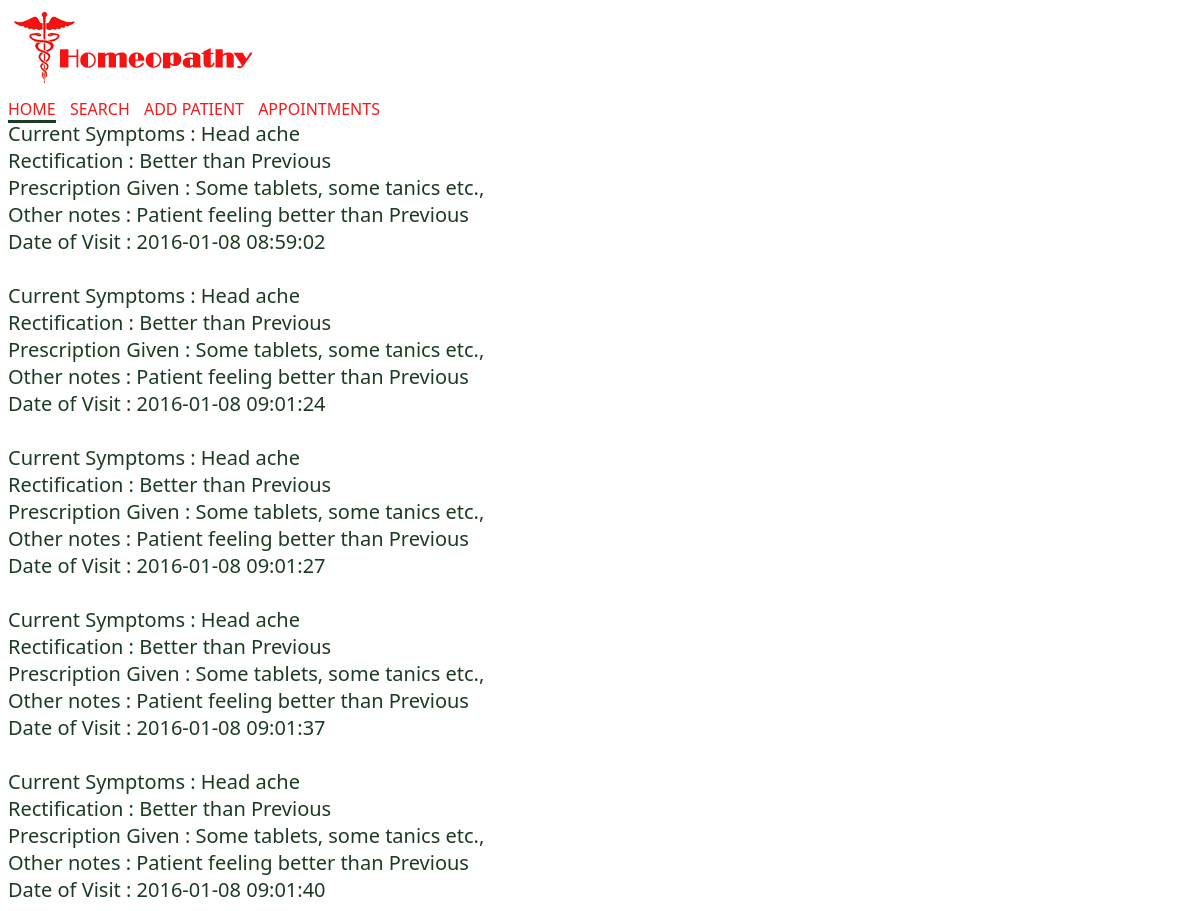
The app's page /admin/view_patient.php with its own data.
### tables this page shows
CREATE TABLE IF NOT EXISTS `visit` (
  `visit_id` int(11) NOT NULL AUTO_INCREMENT,
  `p_id` varchar(20) DEFAULT NULL,
  `cur_symts` longtext,
  `rect` varchar(200) DEFAULT NULL,
  `prec` longtext,
  `other` longtext,
  `joindate` datetime DEFAULT NULL,
  PRIMARY KEY (`visit_id`)
);

### admin/view_patient.php (the view, shortened to what this page needs)
<!DOCTYPE html>
<html>
<head>
  <link rel="stylesheet" href="index.css"   media="all"    type="text/css" />
</head>
<body>
<?php require_once("navmenu.php"); ?>
<?php
  $dbc = mysqli_connect(DB_HOST, DB_USER, DB_PASSWORD, DB_NAME);
     $p_id = $_GET['p_id'];
     $query = "SELECT * FROM visit WHERE p_id='$p_id' ORDER BY joindate";
     $data = mysqli_query($dbc, $query);
	while($row = mysqli_fetch_array($data)) {
	      echo '<br><p id="val">Current Symptoms : '.$row['cur_symts'].'<br>';
	      echo 'Rectification : '.$row['rect'].'<br>';
	      echo 'Prescription Given : '.$row['prec'].'<br>';
	      echo 'Other notes : '.$row['other'].'<br>';
	      echo 'Date of Visit : '.$row['joindate'].'<br>';
	}
?>
</body>
</html>

### admin/navmenu.php
<a href="index.php"><img src="../images/logo.png" id="logo" alt="logo" title="Go to home page"/></a><br>
<a id="one" href="index.php">HOME</a>
<a id="two" href="search.php">SEARCH</a>
<a id="three" href="add.php">ADD PATIENT</a>
<a id="four" href="appoints.php">APPOINTMENTS</a>

### admin/index.css (style rules this page uses)
body p { color:#1C3B23; margin:0px; }
body a { text-decoration:none; color:#F51919; margin-right:10px; }
#logo { margin:0px; }
#val { margin:0px; font-size:20px; }

### admin/view_patient.php (style rules this page uses)
#one { border-bottom:3px solid #1C3B23; }

### records on screen
visit: cur_symts "Head ache", rect "Better than Previous", prec "Some tablets, some tanics etc.,", other "Patient feeling better than Previous", joindate "2016-01-08 08:59:02"
visit: cur_symts "Head ache", rect "Better than Previous", prec "Some tablets, some tanics etc.,", other "Patient feeling better than Previous", joindate "2016-01-08 09:01:24"
visit: cur_symts "Head ache", rect "Better than Previous", prec "Some tablets, some tanics etc.,", other "Patient feeling better than Previous", joindate "2016-01-08 09:01:27"
visit: cur_symts "Head ache", rect "Better than Previous", prec "Some tablets, some tanics etc.,", other "Patient feeling better than Previous", joindate "2016-01-08 09:01:37"
visit: cur_symts "Head ache", rect "Better than Previous", prec "Some tablets, some tanics etc.,", other "Patient feeling better than Previous", joindate "2016-01-08 09:01:40"
